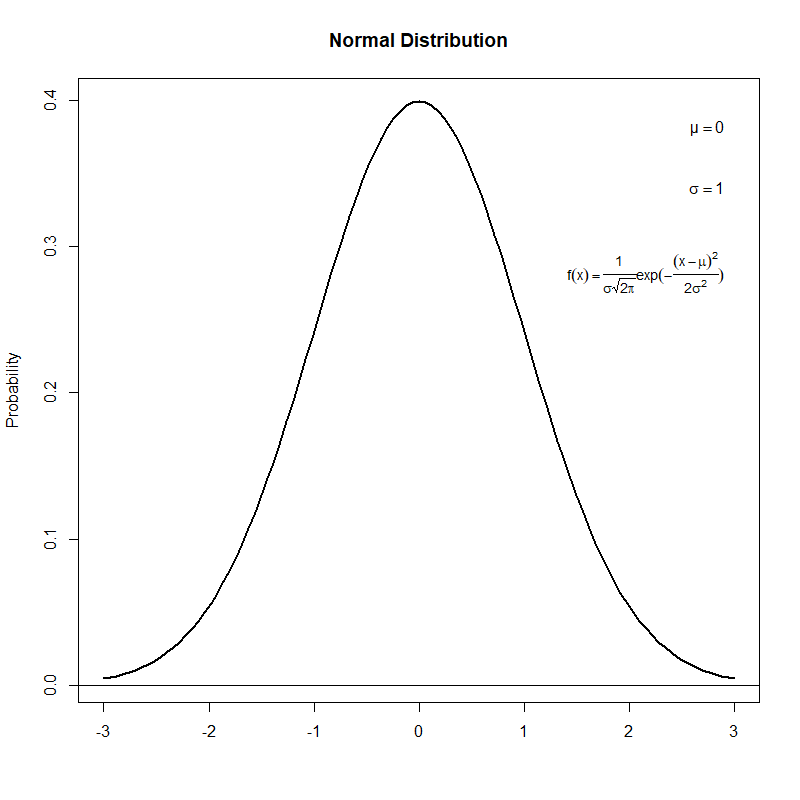

This chart was generated by the following R code:
### NORMAL DISTRIBUTION ###

# R documentation
help("dnorm")

# Set the mean value
mean <- as.numeric(readline(prompt = "Type the mean (mu): "))

# Set the standard deviation value
sd <- as.numeric(readline(prompt = "Type the standard deviation (sigma): "))
while(sd <= 0){
  sd <- as.numeric(readline(prompt = "Error! sigma must be greater than 0: "))
}

# Build probability plot
curve(dnorm(x, mean = mean, sd = sd),
      from = mean-3*sd, 
      to = mean+3*sd,
      type = "l",
      lwd = 2,
      xlab = "",
      ylab = "Probability",
      main = "Normal Distribution")
abline(h = 0)

# EXAMPLE

curve(dnorm(x, mean = 0, sd = 1),
      from = -3, 
      to = 3,
      type = "l",
      lwd = 2,
      xlab = "",
      ylab = "Probability",
      main = "Normal Distribution")
abline(h = 0)
text(x = 3, y = 0.38, expression(mu == 0), cex = 1, pos = 2)
text(x = 3, y = 0.34, expression(sigma == 1), cex = 1, pos = 2)
text(x = 3, y = 0.28, expression(f(x) == frac(1, sigma*sqrt(2*pi))*exp*(-frac((x-mu)^2, 2*sigma^2))), cex = 0.9, pos = 2) 
